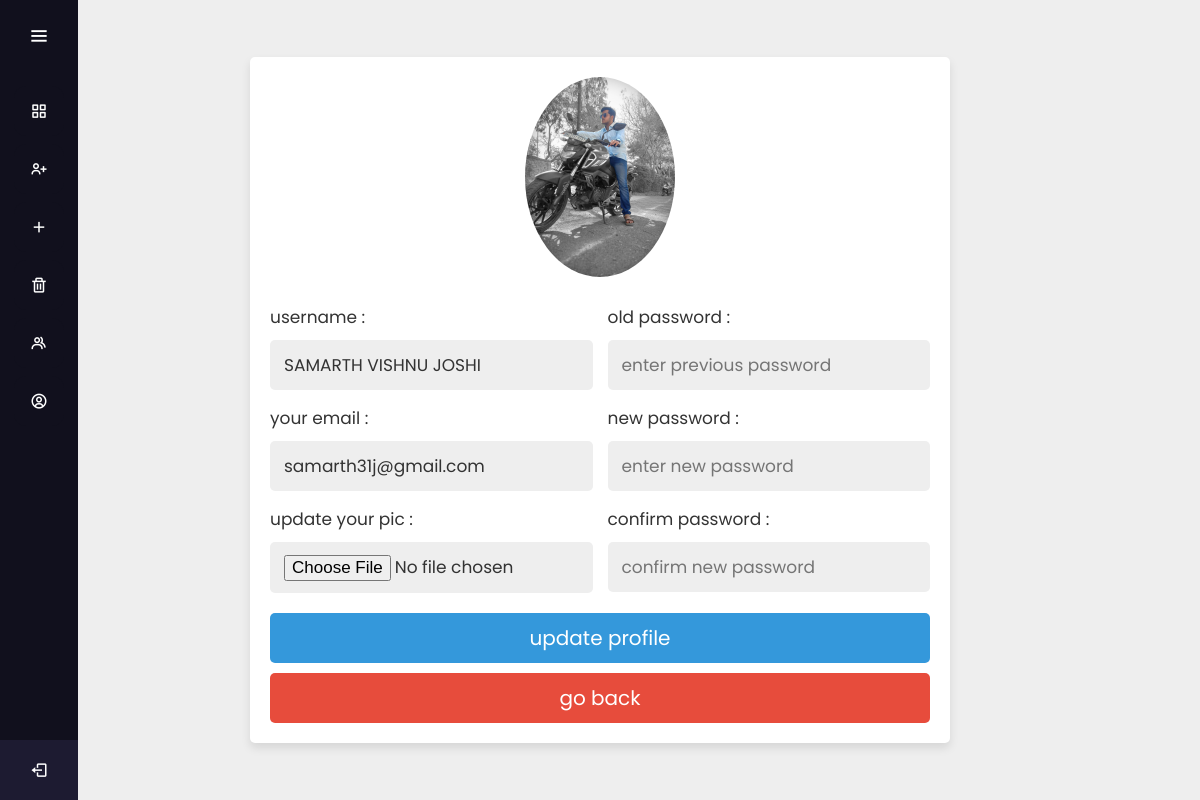
Page /ADMIN/update_profile.php (signed in) on the committed database.
### tables this page shows
CREATE TABLE `user_form` (
  `id` int(100) NOT NULL,
  `name` varchar(100) NOT NULL,
  `email` varchar(100) NOT NULL,
  `password` varchar(100) NOT NULL,
  `image` varchar(100) NOT NULL
);

### ADMIN/update_profile.php (the view, shortened to what this page needs)
<?php
include 'dbconnect.php';
$user_id = $_SESSION['user_id'];
?>
<!DOCTYPE html>
<html lang="en">
<head>
   <link rel="stylesheet" href="css/style.css">
</head>
<body onload="session()">
   <div class="update-profile">
      <?php
      $select = mysqli_query($conn, "SELECT * FROM `user_form` WHERE id = '$user_id'") or die('query failed');
      if (mysqli_num_rows($select) > 0) {
         $fetch = mysqli_fetch_assoc($select);
      }
      ?>
      <form action="" method="post" enctype="multipart/form-data">
         <?php
         if ($fetch['image'] == '') {
            echo '<img src="images/default-avatar.png">';
         } else {
            echo '<img src="uploaded_img/' . $fetch['image'] . '">';
         }
         ?>
         <div class="flex">
            <div class="inputBox">
               <span>username :</span>
               <input type="text" name="update_name" value="<?php echo $fetch['name']; ?>" class="box">
               <span>your email :</span>
               <input type="email" name="update_email" value="<?php echo $fetch['email']; ?>" class="box">
               <span>update your pic :</span>
               <input type="file" name="update_image" accept="image/jpg, image/jpeg, image/png" class="box">
            </div>
            <div class="inputBox">
               <span>old password :</span>
               <input type="password" name="update_pass" placeholder="enter previous password" class="box">
               <span>new password :</span>
               <input type="password" name="new_pass" placeholder="enter new password" class="box">
               <span>confirm password :</span>
               <input type="password" name="confirm_pass" placeholder="confirm new password" class="box">
            </div>
         </div>
         <input type="submit" value="update profile" name="update_profile" class="btn">
         <a href="home.php" class="delete-btn">go back</a>
      </form>
   </div>
</body>
</html>

### ADMIN/css/style.css (style rules this page uses)
:root { --blue:#3498db; --dark-blue:#2980b9; --red:#e74c3c; --dark-red:#c0392b; --black:#333; --white:#fff; --light-bg:#eee; --box-shadow:0 5px 10px rgba(0,0,0,.1); }
* { font-family: 'Poppins', sans-serif; margin:0; padding:0; box-sizing: border-box; outline: none; border: none; text-decoration: none; }
.btn, .delete-btn { width: 100%; border-radius: 5px; padding:10px 30px; color:var(--white); display: block; text-align: center; cursor: pointer; font-size: 20px; margin-top: 10px; }
.btn { background-color: var(--blue); }
.delete-btn { background-color: var(--red); }
.update-profile { min-height: 100vh; background-color: var(--light-bg); display: flex; align-items: center; justify-content: center; padding:20px; }
.update-profile form { padding:20px; background-color: var(--white); box-shadow: var(--box-shadow); text-align: center; width: 700px; text-align: center; border-radius: 5px; }
.update-profile form img { height: 200px; width: 200p; border-radius: 50%; object-fit: cover; margin-bottom: 5px; }
.update-profile form .flex { display: flex; justify-content: space-between; margin-bottom: 20px; gap:15px; }
.update-profile form .flex .inputBox { width: 49%; }
.update-profile form .flex .inputBox span { text-align: left; display: block; margin-top: 15px; font-size: 17px; color:var(--black); }
.update-profile form .flex .inputBox .box { width: 100%; border-radius: 5px; background-color: var(--light-bg); padding:12px 14px; font-size: 17px; color:var(--black); margin-top: 10px; }

### ADMIN/css/stylefornavigation.css (style rules this page uses)
* { margin: 0; padding: 0; box-sizing: border-box; font-family: "Poppins", sans-serif; }
.sidebar { position: fixed; left: 0; top: 0; height: 100%; width: 78px; background: #11101d; padding: 6px 14px; z-index: 99; transition: all 0.5s ease; }
.sidebar .logo-details { height: 60px; display: flex; align-items: center; position: relative; }
.sidebar .logo-details #btn { position: absolute; top: 50%; right: 0; transform: translateY(-50%); font-size: 22px; transition: all 0.4s ease; font-size: 23px; text-align: center; cursor: pointer; transition: all 0.5s ease; }
.sidebar i { color: #fff; height: 60px; min-width: 50px; font-size: 28px; text-align: center; line-height: 60px; }
.sidebar .nav-list { margin-top: 20px; height: 100%; }
.sidebar li { position: relative; margin: 8px 0; list-style: none; }
.sidebar li a { display: flex; height: 100%; width: 100%; border-radius: 12px; align-items: center; text-decoration: none; transition: all 0.4s ease; background: #11101d; }
.sidebar li i { height: 50px; line-height: 50px; font-size: 18px; border-radius: 12px; }
.sidebar li.profile { position: fixed; height: 60px; width: 78px; left: 0; bottom: -8px; padding: 10px 14px; background: #1d1b31; transition: all 0.5s ease; overflow: hidden; }
.sidebar .profile #log_out { position: absolute; top: 50%; right: 0; transform: translateY(-50%); background: #1d1b31; width: 100%; height: 60px; line-height: 60px; border-radius: 0px; transition: all 0.5s ease; }

### rows in the picture
user_form: image (picture), update_name "SAMARTH VISHNU JOSHI", update_email "samarth31j@gmail.com"
